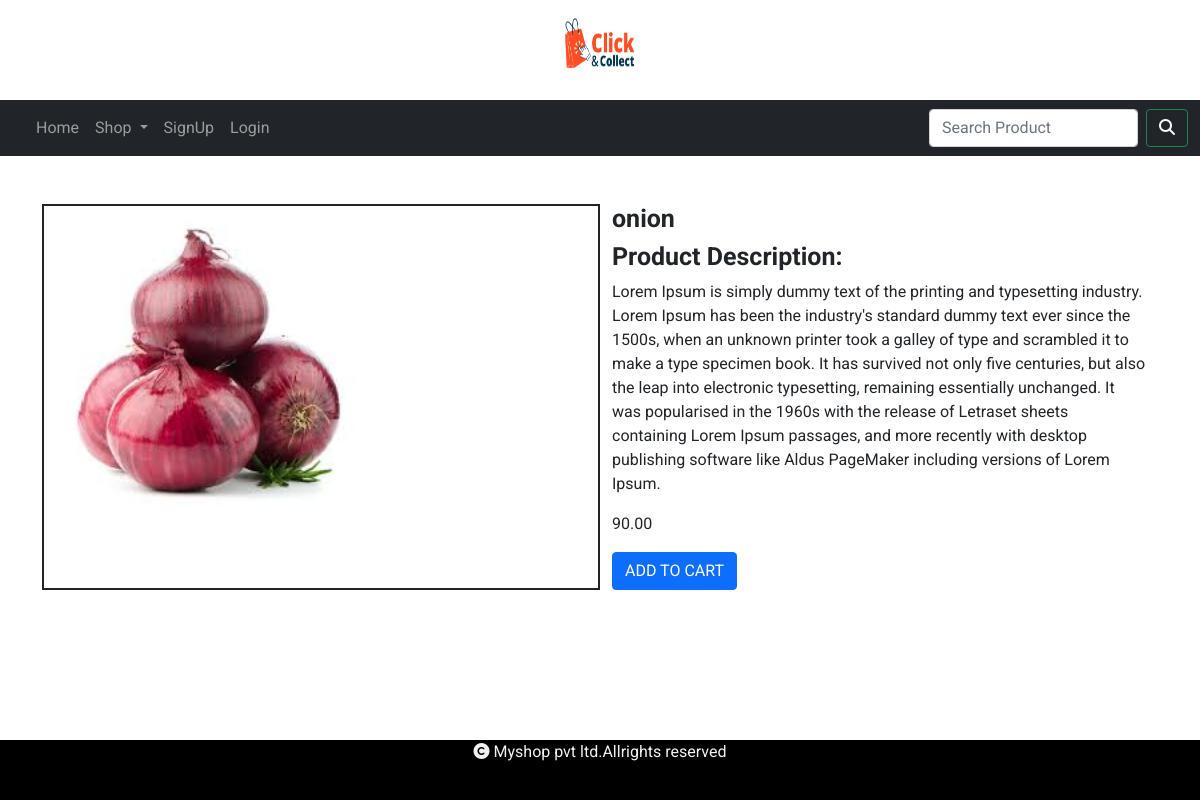
Screenshot of /prodetail/onion with the database file from the repository.
### shop/models.py (models this page shows, shortened)
class Product(models.Model):
    name = models.CharField(max_length=250,unique=True)
    slug = models.SlugField(max_length=250,unique=True)
    description = models.TextField(blank=True)
    price=models.DecimalField(max_digits=10,decimal_places=2)
    category=models.ForeignKey(Category,on_delete=models.CASCADE)
    image = models.ImageField(upload_to='images/products', null=True, blank=True)
    stock=models.IntegerField()
    available=models.BooleanField(default=True)
    created=models.DateTimeField(auto_now_add=True)
    updated=models.DateTimeField(auto_now=True)

### shop/views.py (the view)
# urls.py: path('prodetail/<slug:yslug>',views.productdetails,name="prodetail"),
def productdetails(request,yslug):
    x=Product.objects.get(slug=yslug)
    return render(request,'detail.html',{'x':x})

### cart/context_processors.py (called while the page is built, shortened)
def counter(request):
    item_count=0
    return{'item_count':item_count}

### shop/context_processors.py (called while the page is built)
def menu_link(request):
    links=Category.objects.all()
    return{'links':links}

### templates/detail.html
{% extends 'base.html' %}
{% load static %}
{% block content %}
<div class="container" style="margin-bottom:100px">
 <div class="row mx-auto">
     <div class="col-sm-6 mt-5 border border-2 border-dark">
         <img src="{{x.image.url}}" style="height:300px;width:300px;" alt="{{x.image.url}}">
     </div>
     <div class="col-sm-6 mt-5">
         <div>
             <h1>{{x.name}}</h1>
             <h3>Product Description:</h3>
             <p>{{x.description}}</p>
             <p>{{x.price}}</p>
             {% if x.stock <= 0 %}
             <h2>Out of stock</h2>
             {% else %}
             <a class="btn btn-primary" href="{% url 'cart:addcart' x.id %} ">ADD TO CART</a>
             {% endif %}
         </div>
     </div>
 </div>
</div>
{% endblock %}

### static/css/custom.css (style rules this page uses)
body { font-family: 'Roboto', sans-serif; background-color:white; }
h1,h3 { font-weight:bold; font-size:25px; }

### rows the page displays
Product: image (picture), name "onion", description "Lorem Ipsum is simply dummy text of the printing and typesetting industry. Lorem Ipsum has been the industry's standard dummy text ever since the 1500s, when an unknown printer took a galley of type and scrambled it to make a type specimen book. It has survived not only five centuries, but also the leap into electronic typesetting, remaining essentially unchanged. It was popularised in the 1960s with the release of Letraset sheets containing Lorem Ipsum passages, and more recently with desktop publishing software like Aldus PageMaker including versions of Lorem Ipsum.", price "90.00"
